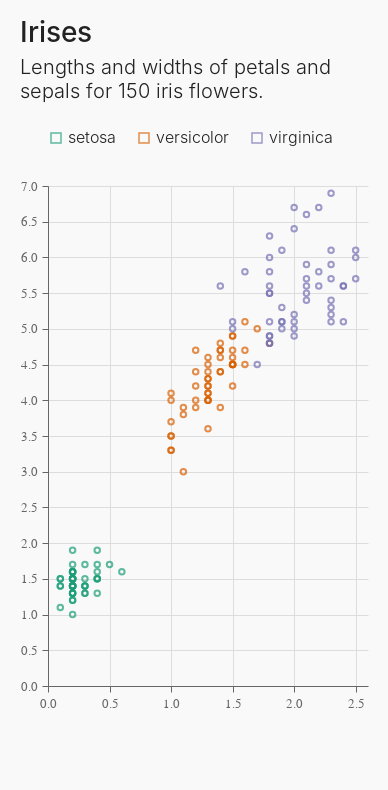

The notebook cell this image was saved under:
### Markdown cell above
## Scatterplot

### Code cell
alt.Chart(data.iris()).mark_point().encode(
    x='petalWidth',
    y='petalLength',
    color=alt.Color('species', scale=alt.Scale(scheme='dark2'))
    
    # add a title to the legend if needed
    # color=alt.Color('species', scale=alt.Scale(scheme='dark2'), title='Species')
    # Key squares are oddly outlined in Altair but should be filled in Illustrator
).configure_axisY( # adding some colors back to the scatterplot
    domainColor='#666666',
    tickColor='#666666',
).properties(
    title={
        'text': 'Irises',
        'subtitle' : ['Lengths and widths of petals and','sepals for 150 iris flowers.',' ']
    }
)

### Figure 1 — Vega-Lite specification as saved in the notebook (floating-point values rounded to 4 significant figures; data arrays with more than 128 entries replaced by an {"elided": "..."} marker saying what was removed)
{"$schema": "https://vega.github.io/schema/vega-lite/v4.17.0.json", "config": {"arc": {"fill": "#0077bb"}, "area": {"fill": "#0077bb"}, "axis": {"gridColor": "#dddddd", "labelColor": "#666666", "labelFlush": false, "labelFont": "Tenon", "labelFontSize": 13, "labelFontWeight": 400, "labelPadding": 5, "tickSize": 6, "title": null, "titleColor": "#666666", "titleFontWeight": 300}, "axisX": {"domainColor": "#666666", "tickColor": "#666666"}, "axisY": {"domainColor": "#666666", "tickColor": "#666666"}, "background": "#f9f9f9", "bar": {"fill": "#0077bb"}, "legend": {"columnPadding": 20, "direction": "horizontal", "labelAlign": "left", "labelBaseline": "middle", "labelColor": "#222222", "labelFont": "Tenon", "labelFontSize": 16, "labelFontWeight": 300, "offset": 40, "orient": "top", "rowPadding": 10, "symbolType": "square", "title": null, "titleFont": "Tenon", "titleFontSize": 16, "titleFontWeight": 400}, "line": {"stroke": "#0077bb", "strokeWidth": 3}, "padding": {"bottom": 80, "left": 20, "right": 20, "top": 20}, "path": {"stroke": "#0077bb"}, "point": {"stroke": "#0077bb"}, "rect": {"fill": "#0077bb"}, "shape": {"stroke": "#0077bb"}, "symbol": {"fill": "#0077bb", "size": 30}, "title": {"align": "left", "anchor": "start", "color": "#222222", "font": "Tenon", "fontSize": 28, "fontWeight": 500, "subtitleColor": "#222222", "subtitleFont": "Tenon", "subtitleFontSize": 20, "subtitleFontWeight": 300, "subtitleLineHeight": 24, "subtitlePadding": 10}, "view": {"height": 500, "strokeOpacity": 0, "width": 320}}, "data": {"name": "data-a264acbd6e539a8b3afc0cb5f240fb57"}, "datasets": {"data-a264acbd6e539a8b3afc0cb5f240fb57": {"elided": "150 records"}}, "encoding": {"color": {"field": "species", "scale": {"scheme": "dark2"}, "type": "nominal"}, "x": {"field": "petalWidth", "type": "quantitative"}, "y": {"field": "petalLength", "type": "quantitative"}}, "mark": "point", "title": {"subtitle": ["Lengths and widths of petals and", "sepals for 150 iris flowers.", " "], "text": "Irises"}}
